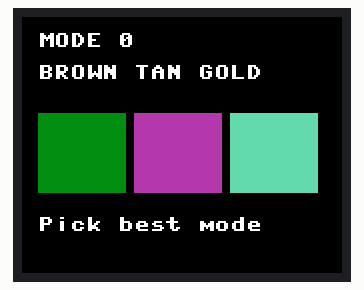
Simulated run of this program. Board: Raspberry Pi Pico running MicroPython. Shown: 160×128 colour display. Library files of the repository ran but are not shown: st7735_1inch8.py; what the program prints to the serial console is not drawn.

Above: at 0.9 s.
At 4.4 s:
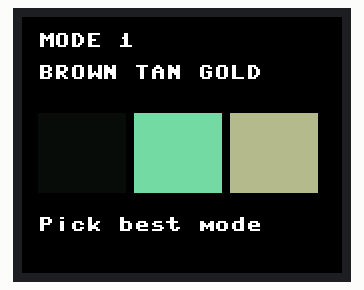
At 8.0 s:
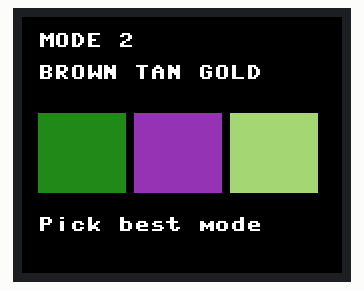
At 11.5 s:
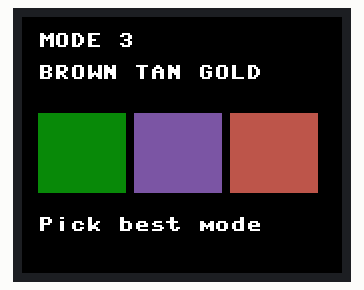
At 18.6 s:
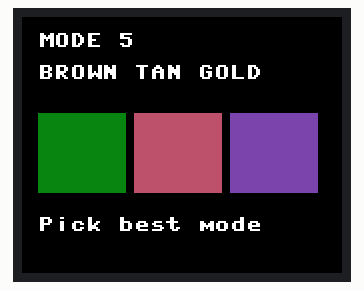
At 36.3 s:
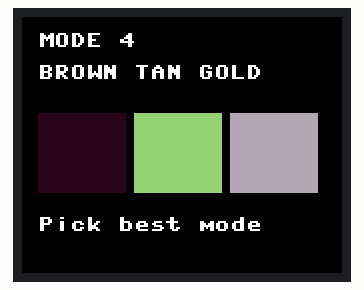

Measured:
- what the display in image 0 shows lasts 3.6 s, from 0.8 s to 4.4 s

The program:

lcd_palette_calibrate.py
```python
from machine import Pin, PWM
import time

from st7735_1inch8 import LCD_1inch8


MODE_DELAY_SEC = 3.5
RUN_FOREVER = True


def rgb565(r, g, b):
    return ((r & 0xF8) << 8) | ((g & 0xFC) << 3) | (b >> 3)


def map_rgb(r, g, b, mode):
    if mode == 0:
        return rgb565(r, g, b)
    if mode == 1:
        return rgb565(r, b, g)
    if mode == 2:
        return rgb565(g, r, b)
    if mode == 3:
        return rgb565(g, b, r)
    if mode == 4:
        return rgb565(b, r, g)
    return rgb565(b, g, r)


def draw_mode(lcd, mode):
    black = map_rgb(0, 0, 0, mode)
    white = map_rgb(255, 255, 255, mode)
    brown = map_rgb(101, 67, 33, mode)
    tan = map_rgb(210, 180, 140, mode)
    gold = map_rgb(212, 175, 55, mode)

    lcd.fill(black)
    lcd.text("MODE {}".format(mode), 8, 8, white)
    lcd.text("BROWN TAN GOLD", 8, 24, white)
    lcd.fill_rect(8, 48, 44, 40, brown)
    lcd.fill_rect(56, 48, 44, 40, tan)
    lcd.fill_rect(104, 48, 44, 40, gold)
    lcd.text("Pick best mode", 8, 100, white)
    lcd.show()


def main():
    bl = PWM(Pin(13))
    bl.freq(1000)
    bl.duty_u16(42000)

    lcd = LCD_1inch8()

    print("Palette calibration start")
    print("Watch screen. Report best MODE number (0..5)")

    while True:
        for mode in range(6):
            print("MODE", mode)
            draw_mode(lcd, mode)
            time.sleep(MODE_DELAY_SEC)

        if not RUN_FOREVER:
            break

    print("Palette calibration done")


if __name__ == "__main__":
    main()
```
